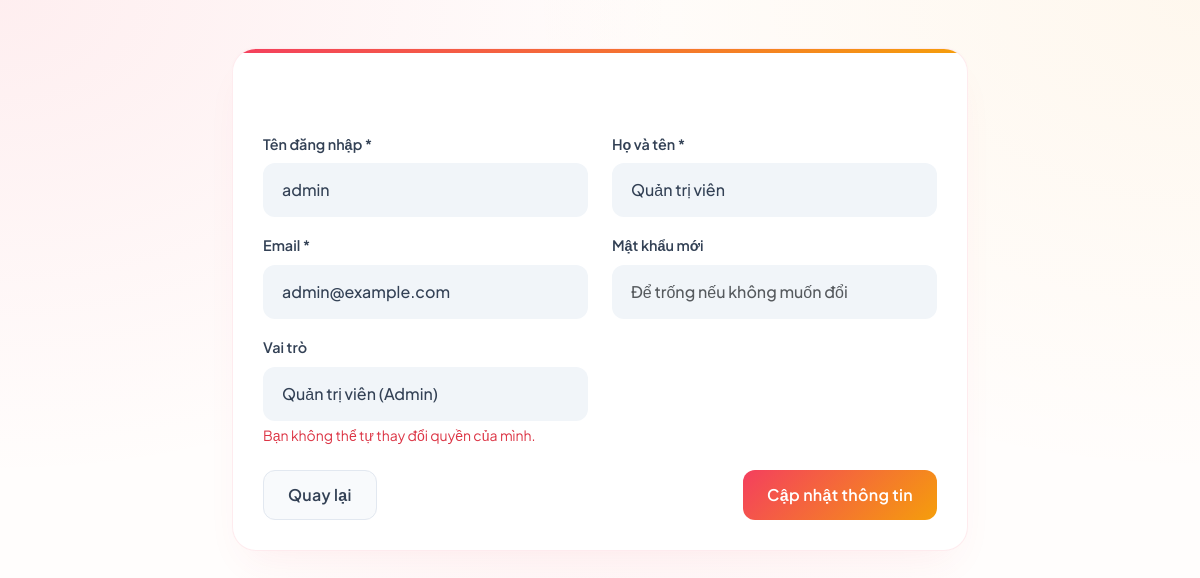
/pages/user_edit.php?id=1 (signed in), run on the app's committed database.
### tables this page shows
CREATE TABLE IF NOT EXISTS `users` (
  `id` int(11) NOT NULL AUTO_INCREMENT,
  `username` varchar(50) NOT NULL,
  `password` varchar(255) NOT NULL,
  `fullname` varchar(100) NOT NULL,
  `email` varchar(100) NOT NULL,
  `role` tinyint(1) NOT NULL DEFAULT 0 COMMENT '0: User, 1: Admin',
  `created_at` timestamp NOT NULL DEFAULT current_timestamp(),
  PRIMARY KEY (`id`),
  UNIQUE KEY `username` (`username`),
  UNIQUE KEY `email` (`email`)
);

### pages/user_edit.php (the view, shortened to what this page needs)
<?php
require_once '../config/config.php';
$id = $username = $fullname = $email = $role = "";
if (isset($_GET['id']) && !empty(trim($_GET['id']))) {
    $id = trim($_GET['id']);
    $sql = "SELECT username, fullname, email, role FROM users WHERE id = ?";
    if ($stmt = mysqli_prepare($conn, $sql)) {
        mysqli_stmt_bind_param($stmt, "i", $param_id);
        if (mysqli_stmt_execute($stmt)) {
            $result = mysqli_stmt_get_result($stmt);
            if (mysqli_num_rows($result) == 1) {
                $row = mysqli_fetch_array($result, MYSQLI_ASSOC);
                $username = $row['username'];
                $fullname = $row['fullname'];
                $email = $row['email'];
                $role = $row['role'];
            } else {
                header("Location: dashboard.php");
                exit();
            }
        } else {
            echo "Có lỗi xảy ra. Vui lòng thử lại.";
        }
    }
} else {
    header("Location: dashboard.php");
    exit();
}
?>
<!DOCTYPE html>
<html lang="vi">
<head>
    <link href="https://cdn.jsdelivr.net/npm/bootstrap@5.3.0/dist/css/bootstrap.min.css" rel="stylesheet">
    <link rel="stylesheet" href="../css/style.css">
</head>
<body class="dashboard-bg">
<div class="container mt-5">
    <div class="row justify-content-center">
        <div class="col-md-8">
            <div class="dashboard-card">
                <h4 class="mb-4 text-center" style="background: var(--primary-gradient); -webkit-background-clip: text; -webkit-text-fill-color: transparent;">Chỉnh Sửa Người Dùng</h4>
                <div class="card-body p-0">
                    <form action="<?php echo htmlspecialchars(basename($_SERVER['REQUEST_URI'])); ?>" method="post">
                        <div class="row mb-3">
                            <div class="col-md-6">
                                <label class="form-label">Tên đăng nhập *</label>
                                <input type="text" name="username" class="form-control" required value="<?php echo htmlspecialchars($username); ?>">
                            </div>
                            <div class="col-md-6">
                                <label class="form-label">Họ và tên *</label>
                                <input type="text" name="fullname" class="form-control" required value="<?php echo htmlspecialchars($fullname); ?>">
                            </div>
                        </div>
                        <div class="row mb-3">
                            <div class="col-md-6">
                                <label class="form-label">Email *</label>
                                <input type="email" name="email" class="form-control" required value="<?php echo htmlspecialchars($email); ?>">
                            </div>
                            <div class="col-md-6">
                                <label class="form-label">Mật khẩu mới</label>
                                <input type="password" name="password" class="form-control" placeholder="Để trống nếu không muốn đổi">
                            </div>
                        </div>
                        <div class="row mb-4">
                            <div class="col-md-6">
                                <label class="form-label">Vai trò</label>
                                <select name="role" class="form-select" <?php echo ($id == $_SESSION['user_id']) ? 'disabled' : ''; ?>>
                                    <option value="1" <?php echo ($role == 1) ? 'selected' : ''; ?>>Quản trị viên (Admin)</option>
                                </select>
                                <?php if($id == $_SESSION['user_id']): ?>
                                    <small class="text-danger mt-1 d-block">Bạn không thể tự thay đổi quyền của mình.</small>
                                <?php endif; ?>
                            </div>
                        </div>
                        <div class="d-flex justify-content-between">
                            <a href="dashboard.php" class="btn btn-secondary">Quay lại</a>
                            <button type="submit" class="btn btn-primary">Cập nhật thông tin</button>
                        </div>
                    </form>
                </div>
            </div>
        </div>
    </div>
</div>
</body>
</html>

### css/style.css (style rules this page uses)
:root { --primary: #f43f5e; --primary-hover: #e11d48; --secondary: #f59e0b; --bg-color: #fffdfc; --card-bg: #ffffff; --text-main: #334155; --text-muted: #94a3b8; --border-color: #f1f5f9; --success: #10b981; --danger: #ef4444; }
body { background-color: var(--bg-color); background-image: radial-gradient(at 0% 0%, rgba(244, 63, 94, 0.08) 0, transparent 40%), radial-gradient(at 100% 0%, rgba(245, 158, 11, 0.06) 0, transparent 40%), radial-gradient(at 50% 100%, rgba(244, 63, 94, 0.05) 0, transparent 50%); background-attachment: fixed; font-family: 'Plus Jakarta Sans', sans-serif; color: var(--text-main); min-height: 100vh; }
h1, h2, h3, h4, h5, h6 { font-weight: 700; color: #0f172a; letter-spacing: -0.5px; }
a { color: var(--primary); text-decoration: none; transition: all 0.3s ease; }
.auth-card, .dashboard-card { background: var(--card-bg); border: 1px solid rgba(244, 63, 94, 0.1); border-radius: 24px; box-shadow: 0 20px 40px -15px rgba(244, 63, 94, 0.08), 0 0 10px rgba(0,0,0,0.01); padding: 40px; width: 100%; transition: transform 0.4s cubic-bezier(0.175, 0.885, 0.32, 1.275), box-shadow 0.4s ease; position: relative; overflow: hidden; }
.auth-card::before, .dashboard-card::before { content: ""; position: absolute; top: 0; left: 0; width: 100%; height: 4px; background: linear-gradient(90deg, var(--primary) 0%, var(--secondary) 100%); }
.dashboard-card { padding: 30px; margin-bottom: 30px; }
.form-label { color: var(--text-main); font-weight: 600; font-size: 0.9rem; margin-bottom: 8px; }
.form-control, .form-select { background: #f1f5f9 !important; border: 1px solid transparent !important; color: var(--text-main) !important; border-radius: 12px; padding: 14px 18px; font-weight: 500; transition: all 0.3s ease; box-shadow: none !important; }
.btn { border-radius: 12px; padding: 12px 24px; font-weight: 600; letter-spacing: 0.3px; transition: all 0.4s cubic-bezier(0.175, 0.885, 0.32, 1.275); border: none; position: relative; overflow: hidden; z-index: 1; }
.btn::after { content: ''; position: absolute; top: -50%; left: -50%; width: 200%; height: 200%; background: rgba(255,255,255,0.2); transform: rotate(45deg) scale(0); transition: transform 0.5s ease; z-index: -1; }
.btn-primary { background: linear-gradient(135deg, var(--primary) 0%, var(--secondary) 100%); color: white; }
.btn-secondary { background: #f8fafc; border: 1px solid #e2e8f0; color: var(--text-main); }

### data on the page
users: username "admin", fullname "Quản trị viên", email "admin@example.com", role "Quản trị viên (Admin)"
